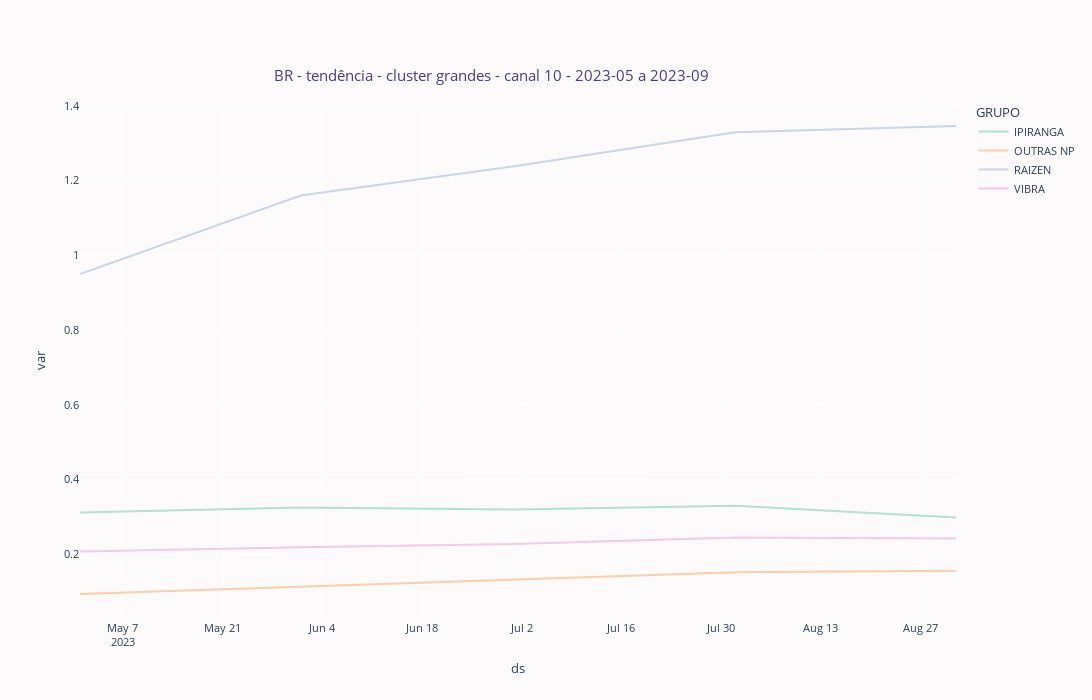

The cell this chart's notebook holds for it:
### Markdown cell above
# tendências RAIZEN

### Code cell
grandes_analitico_vol = grandes_analitico_vol()

fig =px.line(grandes_analitico_vol, 
            x="ds", 
            y="var",
            title="BR - tendência - cluster grandes - canal 10 - 2023-05 a 2023-09",
            color="GRUPO",
            color_discrete_sequence=px.colors.qualitative.Pastel2,
            hover_data=["GRUPO"]
        )

fig.update_layout(
    autosize=False,
    width= 1300,
    height=700
)
    
fig.update_layout(
        title = {"x": .45, "y": .90, "font": {"color":"darkslateblue"}},
        plot_bgcolor = "#fcfafa",
        paper_bgcolor = "#fcfafa", 
        font=dict(size=11)
    )
fig.show()

### Figure 1 — Plotly figure (JSON) as saved in the notebook; plotly's stock layout.template omitted (floating-point values rounded to 4 significant figures)
{"data": [{"customdata": [["IPIRANGA"], ["IPIRANGA"], ["IPIRANGA"], ["IPIRANGA"], ["IPIRANGA"]], "hovertemplate": "GRUPO=%{customdata[0]}<br>ds=%{x}<br>var=%{y}<extra></extra>", "legendgroup": "IPIRANGA", "line": {"color": "rgb(179,226,205)", "dash": "solid"}, "marker": {"symbol": "circle"}, "mode": "lines", "name": "IPIRANGA", "orientation": "v", "showlegend": true, "type": "scatter", "x": ["2023-05-01T00:00:00", "2023-06-01T00:00:00", "2023-07-01T00:00:00", "2023-08-01T00:00:00", "2023-09-01T00:00:00"], "xaxis": "x", "y": [0.3118, 0.3254, 0.3201, 0.3297, 0.2987], "yaxis": "y"}, {"customdata": [["OUTRAS NP"], ["OUTRAS NP"], ["OUTRAS NP"], ["OUTRAS NP"], ["OUTRAS NP"]], "hovertemplate": "GRUPO=%{customdata[0]}<br>ds=%{x}<br>var=%{y}<extra></extra>", "legendgroup": "OUTRAS NP", "line": {"color": "rgb(253,205,172)", "dash": "solid"}, "marker": {"symbol": "circle"}, "mode": "lines", "name": "OUTRAS NP", "orientation": "v", "showlegend": true, "type": "scatter", "x": ["2023-05-01T00:00:00", "2023-06-01T00:00:00", "2023-07-01T00:00:00", "2023-08-01T00:00:00", "2023-09-01T00:00:00"], "xaxis": "x", "y": [0.09373, 0.1127, 0.1325, 0.1519, 0.1557], "yaxis": "y"}, {"customdata": [["RAIZEN"], ["RAIZEN"], ["RAIZEN"], ["RAIZEN"], ["RAIZEN"]], "hovertemplate": "GRUPO=%{customdata[0]}<br>ds=%{x}<br>var=%{y}<extra></extra>", "legendgroup": "RAIZEN", "line": {"color": "rgb(203,213,232)", "dash": "solid"}, "marker": {"symbol": "circle"}, "mode": "lines", "name": "RAIZEN", "orientation": "v", "showlegend": true, "type": "scatter", "x": ["2023-05-01T00:00:00", "2023-06-01T00:00:00", "2023-07-01T00:00:00", "2023-08-01T00:00:00", "2023-09-01T00:00:00"], "xaxis": "x", "y": [0.9496, 1.16, 1.238, 1.329, 1.346], "yaxis": "y"}, {"customdata": [["VIBRA"], ["VIBRA"], ["VIBRA"], ["VIBRA"], ["VIBRA"]], "hovertemplate": "GRUPO=%{customdata[0]}<br>ds=%{x}<br>var=%{y}<extra></extra>", "legendgroup": "VIBRA", "line": {"color": "rgb(244,202,228)", "dash": "solid"}, "marker": {"symbol": "circle"}, "mode": "lines", "name": "VIBRA", "orientation": "v", "showlegend": true, "type": "scatter", "x": ["2023-05-01T00:00:00", "2023-06-01T00:00:00", "2023-07-01T00:00:00", "2023-08-01T00:00:00", "2023-09-01T00:00:00"], "xaxis": "x", "y": [0.2072, 0.219, 0.2272, 0.2449, 0.2425], "yaxis": "y"}], "layout": {"autosize": false, "font": {"size": 11}, "height": 700, "legend": {"title": {"text": "GRUPO"}, "tracegroupgap": 0}, "paper_bgcolor": "#fcfafa", "plot_bgcolor": "#fcfafa", "title": {"font": {"color": "darkslateblue"}, "text": "BR - tendência - cluster grandes - canal 10 - 2023-05 a 2023-09", "x": 0.45, "y": 0.9}, "width": 1300, "xaxis": {"anchor": "y", "domain": [0, 1], "title": {"text": "ds"}}, "yaxis": {"anchor": "x", "domain": [0, 1], "title": {"text": "var"}}}}
